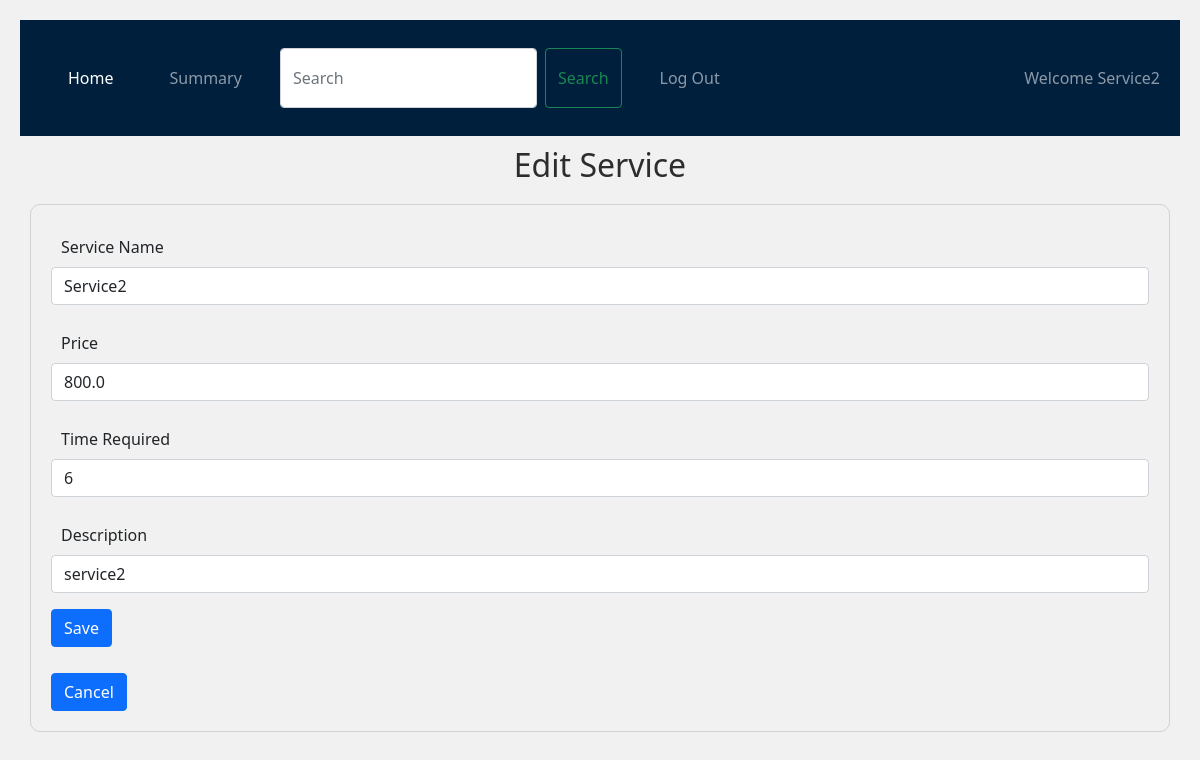
Screenshot of /edit_service/2/Service2 with the database file from the repository.
### backend/models.py (models this page shows)
class Service(db.Model):
	__tablename__="service"
	id=db.Column(db.Integer,primary_key=True)
	name=db.Column(db.String,nullable=False)
	price=db.Column(db.Float,nullable=False,default=0.0)
	time_required=db.Column(db.Integer,default=0)
	description=db.Column(db.String,nullable=False)
	service_req=db.relationship("Service_Request",cascade="all,delete",backref="service",lazy=True)
	service_prof=db.relationship("Professional",cascade="all,delete",backref="services",lazy=True)

### backend/controllers.py (the view, shortened to what this page needs)
@app.route("/edit_service/<id>/<name>",methods=["GET","POST"])
def edit_service(id,name):
    v=get_service(id)
    return render_template("edit_service.html",service=v,name=name)

### backend/controllers.py (called while the page is built)
def get_service(id):
    services=Service.query.filter_by(id=id).first()
    return services

### templates/edit_service.html
{% extends "admin_layout.html" %}
{% block content  %}
  {% if service %}
        <h2 class="center">Edit Service</h2>
          <form action="/edit_service/{{service.id}}/{{name}}" method="POST">
            <div class="input_form">
                <div class="mb-3">
                    <label for="service_name" class="form-label">Service Name</label>
                    <input type="text" name="service_name" class="form-control" id="service_name" value="{{service.name}}">
                  </div>
                <div class="mb-3">
                    <label for="price" class="form-label">Price</label>
                    <input type="number" name="price"  class="form-control" id="price" value="{{service.price}}">
                </div>
                <div class="mb-3">
                    <label for="time_required" class="form-label">Time Required</label>
                    <input type="number" class="form-control" name="time_required" id="time_required" value="{{service.time_required}}">
                </div>
                <div class="mb-3">
                    <label for="description" class="form-label">Description</label>
                    <input type="text" class="form-control" name="description" id="description" value="{{service.description}}">
                </div>
                <div class="mb-3">
                    <button type="submit" class="btn btn-primary">Save</button>
                </div>
                <a href="/admin_dashboard/{{name}}" type="button" class="btn btn-primary">Cancel</a>
            </div>
          </form>
          {% endif %}
{%endblock%}

### static/styles/main.css (style rules this page uses)
* { margin: 10px; }
.input_form { border: 1px solid #d1d1d1; height: auto; width:auto; margin: 10px; margin-top: 20px; padding: 10px; border-radius: 10px; font-size: 16px; text-align: justify; }
.center { text-align: center; margin: auto; color: #2d2d2d; display: flex; justify-content: center; align-items: center; margin-top: auto; margin-bottom: auto; }
body { font-family: Arial, sans-serif; margin: 20px; text-align: center; }

### rows the page displays
Service: service_name "Service2", price "800.0", time_required "6", description "service2"

### other values shown
{{ name }} "Service2"
